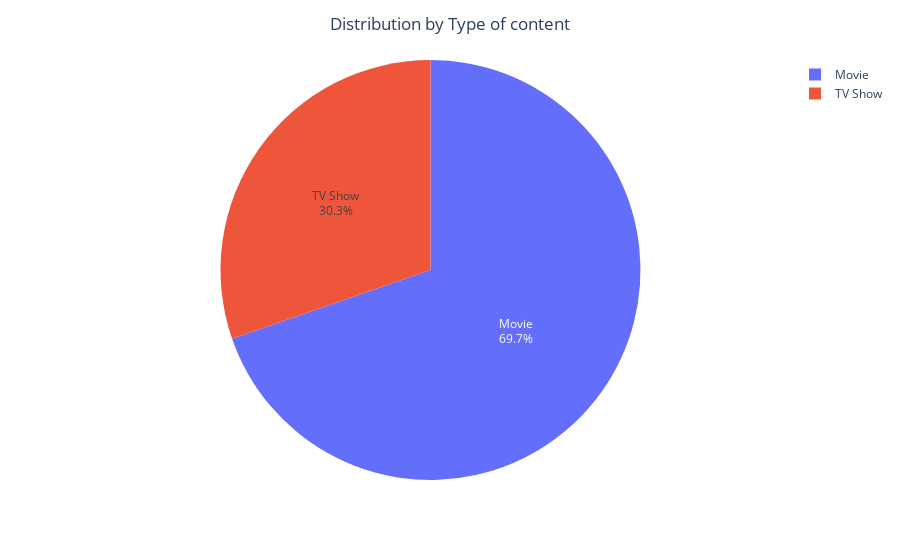

The cell this chart's notebook holds for it:
### Code cell
# As we can see, there are much more TV shows than Movies

movie_or_tv_show = px.pie(df['type'].value_counts().reset_index(), values='type', names='index')
movie_or_tv_show.update_traces(textposition='inside', textinfo='percent+label')
movie_or_tv_show.update_layout(
    title_text="Distribution by Type of content", 
    title_x=0.5,
    )
movie_or_tv_show.show()

### Figure 1 — Plotly figure (JSON) as saved in the notebook; plotly's stock layout.template omitted (floating-point values rounded to 4 significant figures)
{"data": [{"domain": {"x": [0, 1], "y": [0, 1]}, "hovertemplate": "index=%{label}<br>type=%{value}<extra></extra>", "labels": ["Movie", "TV Show"], "legendgroup": "", "name": "", "showlegend": true, "textinfo": "percent+label", "textposition": "inside", "type": "pie", "values": [6128, 2666]}], "layout": {"legend": {"tracegroupgap": 0}, "margin": {"t": 60}, "title": {"text": "Distribution by Type of content", "x": 0.5}}}
